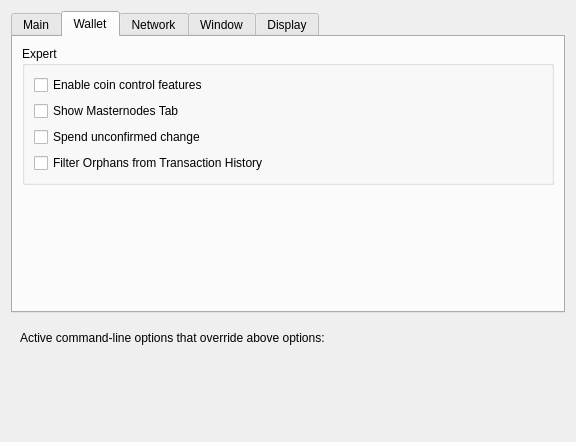
<?xml version="1.0" encoding="UTF-8"?>
<ui version="4.0">
 <class>OptionsDialog</class>
 <widget class="QDialog" name="OptionsDialog">
  <property name="geometry">
   <rect>
    <x>0</x>
    <y>0</y>
    <width>576</width>
    <height>442</height>
   </rect>
  </property>
  <property name="windowTitle">
   <string>Options</string>
  </property>
  <property name="modal">
   <bool>true</bool>
  </property>
  <layout class="QVBoxLayout" name="verticalLayout">
   <item>
    <widget class="QTabWidget" name="tabWidget">
     <property name="currentIndex">
      <number>1</number>
     </property>
     <widget class="QWidget" name="tabMain">
      <attribute name="title">
       <string>Main</string>
      </attribute>
      <layout class="QVBoxLayout" name="verticalLayout_Main">
       <item>
        <widget class="QCheckBox" name="bitcoinAtStartup">
         <property name="toolTip">
          <string>Automatically start FantasyGold after logging in to the system.</string>
         </property>
         <property name="text">
          <string>Start FantasyGold on system login</string>
         </property>
        </widget>
       </item>
       <item>
        <layout class="QHBoxLayout" name="horizontalLayout_2_Main">
         <item>
          <widget class="QLabel" name="databaseCacheLabel">
           <property name="text">
            <string>Size of database cache</string>
           </property>
           <property name="textFormat">
            <enum>Qt::PlainText</enum>
           </property>
           <property name="buddy">
            <cstring>databaseCache</cstring>
           </property>
          </widget>
         </item>
         <item>
          <widget class="QSpinBox" name="databaseCache"/>
         </item>
         <item>
          <widget class="QLabel" name="databaseCacheUnitLabel">
           <property name="text">
            <string>MB</string>
           </property>
           <property name="textFormat">
            <enum>Qt::PlainText</enum>
           </property>
          </widget>
         </item>
         <item>
          <spacer name="horizontalSpacer_2_Main">
           <property name="orientation">
            <enum>Qt::Horizontal</enum>
           </property>
           <property name="sizeHint" stdset="0">
            <size>
             <width>40</width>
             <height>20</height>
            </size>
           </property>
          </spacer>
         </item>
        </layout>
       </item>
       <item>
        <layout class="QHBoxLayout" name="horizontalLayout_3_Main">
         <item>
          <widget class="QLabel" name="threadsScriptVerifLabel">
           <property name="text">
            <string>Number of script verification threads</string>
           </property>
           <property name="textFormat">
            <enum>Qt::PlainText</enum>
           </property>
           <property name="buddy">
            <cstring>threadsScriptVerif</cstring>
           </property>
          </widget>
         </item>
         <item>
          <widget class="QSpinBox" name="threadsScriptVerif">
           <property name="toolTip">
            <string>(0 = auto, &lt;0 = leave that many cores free)</string>
           </property>
          </widget>
         </item>
         <item>
          <spacer name="horizontalSpacer_3_Main">
           <property name="orientation">
            <enum>Qt::Horizontal</enum>
           </property>
           <property name="sizeHint" stdset="0">
            <size>
             <width>40</width>
             <height>20</height>
            </size>
           </property>
          </spacer>
         </item>
        </layout>
       </item>
       <item>
        <spacer name="verticalSpacer_Main">
         <property name="orientation">
          <enum>Qt::Vertical</enum>
         </property>
         <property name="sizeHint" stdset="0">
          <size>
           <width>20</width>
           <height>40</height>
          </size>
         </property>
        </spacer>
       </item>
       <item>
        <layout class="QHBoxLayout" name="horizontalLayout_3">
         <item>
          <widget class="QLabel" name="percentage_label">
           <property name="toolTip">
            <string>Percentage of incoming FGC which get automatically converted to zFGC via Zerocoin Protocol</string>
           </property>
           <property name="text">
            <string>Percentage of autominted zFGC</string>
           </property>
          </widget>
         </item>
         <item>
          <widget class="QSpinBox" name="zeromintPercentage">
           <property name="minimum">
            <number>0</number>
           </property>
           <property name="maximum">
            <number>100</number>
           </property>
          </widget>
         </item>
        </layout>
       </item>
       <item>
        <layout class="QHBoxLayout" name="horizontalLayout" stretch="0,0">
         <property name="sizeConstraint">
          <enum>QLayout::SetFixedSize</enum>
         </property>
         <item>
          <widget class="QLabel" name="labelPreferredDenom">
           <property name="maximumSize">
            <size>
             <width>16777215</width>
             <height>16777215</height>
            </size>
           </property>
           <property name="toolTip">
            <string>Wait with automatic conversion to Zerocoin until enough FGC for this denomination is available</string>
           </property>
           <property name="text">
            <string>Preferred Automint zFGC Denomination</string>
           </property>
          </widget>
         </item>
         <item>
          <widget class="QComboBox" name="preferredDenom">
           <property name="maximumSize">
            <size>
             <width>16777215</width>
             <height>27</height>
            </size>
           </property>
           <property name="toolTip">
            <string>Wait with automatic conversion to Zerocoin until enough FGC for this denomination is available</string>
           </property>
           <property name="maxVisibleItems">
            <number>9</number>
           </property>
           <property name="maxCount">
            <number>9</number>
           </property>
          </widget>
         </item>
        </layout>
       </item>
      </layout>
     </widget>
     <widget class="QWidget" name="tabWallet">
      <attribute name="title">
       <string>Wallet</string>
      </attribute>
      <layout class="QVBoxLayout" name="verticalLayout_Wallet">
       <item>
        <widget class="QGroupBox" name="groupBox">
         <property name="title">
          <string>Expert</string>
         </property>
         <layout class="QVBoxLayout" name="verticalLayout_2">
          <item>
           <widget class="QCheckBox" name="coinControlFeatures">
            <property name="toolTip">
             <string>Whether to show coin control features or not.</string>
            </property>
            <property name="text">
             <string>Enable coin control features</string>
            </property>
           </widget>
          </item>
          <item>
           <widget class="QCheckBox" name="showMasternodesTab">
            <property name="toolTip">
             <string>Show additional tab listing all your masternodes in first sub-tab&lt;br/&gt;and all masternodes on the network in second sub-tab.</string>
            </property>
            <property name="text">
             <string>Show Masternodes Tab</string>
            </property>
           </widget>
          </item>
          <item>
           <widget class="QCheckBox" name="spendZeroConfChange">
            <property name="toolTip">
             <string>If you disable the spending of unconfirmed change, the change from a transaction&lt;br/&gt;cannot be used until that transaction has at least one confirmation.&lt;br/&gt;This also affects how your balance is computed.</string>
            </property>
            <property name="text">
             <string>Spend unconfirmed change</string>
            </property>
           </widget>
          </item>
          <item>
           <widget class="QCheckBox" name="showOrphans">
            <property name="text">
             <string>Filter Orphans from Transaction History</string>
            </property>
           </widget>
          </item>
         </layout>
        </widget>
       </item>
       <item>
        <spacer name="verticalSpacer_Wallet">
         <property name="orientation">
          <enum>Qt::Vertical</enum>
         </property>
         <property name="sizeHint" stdset="0">
          <size>
           <width>20</width>
           <height>40</height>
          </size>
         </property>
        </spacer>
       </item>
      </layout>
     </widget>
     <widget class="QWidget" name="tabNetwork">
      <attribute name="title">
       <string>Network</string>
      </attribute>
      <layout class="QVBoxLayout" name="verticalLayout_Network">
       <item>
        <widget class="QCheckBox" name="mapPortUpnp">
         <property name="toolTip">
          <string>Automatically open the FantasyGold client port on the router. This only works when your router supports UPnP and it is enabled.</string>
         </property>
         <property name="text">
          <string>Map port using UPnP</string>
         </property>
        </widget>
       </item>
       <item>
        <widget class="QCheckBox" name="allowIncoming">
         <property name="toolTip">
          <string>Accept connections from outside</string>
         </property>
         <property name="text">
          <string>Allow incoming connections</string>
         </property>
        </widget>
       </item>
       <item>
        <widget class="QCheckBox" name="connectSocks">
         <property name="toolTip">
          <string>Connect to the FantasyGold network through a SOCKS5 proxy.</string>
         </property>
         <property name="text">
          <string>Connect through SOCKS5 proxy (default proxy):</string>
         </property>
        </widget>
       </item>
       <item>
        <layout class="QHBoxLayout" name="horizontalLayout_1_Network">
         <item>
          <widget class="QLabel" name="proxyIpLabel">
           <property name="text">
            <string>Proxy IP:</string>
           </property>
           <property name="textFormat">
            <enum>Qt::PlainText</enum>
           </property>
           <property name="buddy">
            <cstring>proxyIp</cstring>
           </property>
          </widget>
         </item>
         <item>
          <widget class="QValidatedLineEdit" name="proxyIp">
           <property name="minimumSize">
            <size>
             <width>140</width>
             <height>0</height>
            </size>
           </property>
           <property name="maximumSize">
            <size>
             <width>140</width>
             <height>16777215</height>
            </size>
           </property>
           <property name="toolTip">
            <string>IP address of the proxy (e.g. IPv4: 127.0.0.1 / IPv6: ::1)</string>
           </property>
          </widget>
         </item>
         <item>
          <widget class="QLabel" name="proxyPortLabel">
           <property name="text">
            <string>Port:</string>
           </property>
           <property name="textFormat">
            <enum>Qt::PlainText</enum>
           </property>
           <property name="buddy">
            <cstring>proxyPort</cstring>
           </property>
          </widget>
         </item>
         <item>
          <widget class="QLineEdit" name="proxyPort">
           <property name="minimumSize">
            <size>
             <width>55</width>
             <height>0</height>
            </size>
           </property>
           <property name="maximumSize">
            <size>
             <width>55</width>
             <height>16777215</height>
            </size>
           </property>
           <property name="toolTip">
            <string>Port of the proxy (e.g. 9050)</string>
           </property>
          </widget>
         </item>
         <item>
          <spacer name="horizontalSpacer_1_Network">
           <property name="orientation">
            <enum>Qt::Horizontal</enum>
           </property>
           <property name="sizeHint" stdset="0">
            <size>
             <width>40</width>
             <height>20</height>
            </size>
           </property>
          </spacer>
         </item>
        </layout>
       </item>
       <item>
        <spacer name="verticalSpacer_Network">
         <property name="orientation">
          <enum>Qt::Vertical</enum>
         </property>
         <property name="sizeHint" stdset="0">
          <size>
           <width>20</width>
           <height>40</height>
          </size>
         </property>
        </spacer>
       </item>
      </layout>
     </widget>
     <widget class="QWidget" name="tabWindow">
      <attribute name="title">
       <string>Window</string>
      </attribute>
      <layout class="QVBoxLayout" name="verticalLayout_Window">
       <item>
        <widget class="QCheckBox" name="minimizeToTray">
         <property name="toolTip">
          <string>Show only a tray icon after minimizing the window.</string>
         </property>
         <property name="text">
          <string>Minimize to the tray instead of the taskbar</string>
         </property>
        </widget>
       </item>
       <item>
        <widget class="QCheckBox" name="minimizeOnClose">
         <property name="toolTip">
          <string>Minimize instead of exit the application when the window is closed. When this option is enabled, the application will be closed only after selecting Quit in the menu.</string>
         </property>
         <property name="text">
          <string>Minimize on close</string>
         </property>
        </widget>
       </item>
       <item>
        <spacer name="verticalSpacer_Window">
         <property name="orientation">
          <enum>Qt::Vertical</enum>
         </property>
         <property name="sizeHint" stdset="0">
          <size>
           <width>20</width>
           <height>40</height>
          </size>
         </property>
        </spacer>
       </item>
      </layout>
     </widget>
     <widget class="QWidget" name="tabDisplay">
      <attribute name="title">
       <string>Display</string>
      </attribute>
      <layout class="QVBoxLayout" name="verticalLayout_Display">
       <item>
        <layout class="QHBoxLayout" name="horizontalLayout_1_Display">
         <item>
          <widget class="QLabel" name="langLabel">
           <property name="text">
            <string>User Interface language:</string>
           </property>
           <property name="textFormat">
            <enum>Qt::PlainText</enum>
           </property>
           <property name="buddy">
            <cstring>lang</cstring>
           </property>
          </widget>
         </item>
         <item>
          <widget class="QValueComboBox" name="lang">
           <property name="toolTip">
            <string>The user interface language can be set here. This setting will take effect after restarting FantasyGold.</string>
           </property>
          </widget>
         </item>
        </layout>
       </item>
       <item>
        <widget class="QLabel" name="label_3">
         <property name="toolTip">
          <string notr="true"/>
         </property>
         <property name="statusTip">
          <string notr="true"/>
         </property>
         <property name="whatsThis">
          <string notr="true"/>
         </property>
         <property name="accessibleName">
          <string notr="true"/>
         </property>
         <property name="text">
          <string>Language missing or translation incomplete? Help contributing translations here:
https://www.transifex.com/fantasygold-project/fantasygold-project-translations</string>
         </property>
         <property name="wordWrap">
          <bool>true</bool>
         </property>
         <property name="openExternalLinks">
          <bool>true</bool>
         </property>
         <property name="textInteractionFlags">
          <set>Qt::TextBrowserInteraction</set>
         </property>
        </widget>
       </item>
       <item>
        <layout class="QHBoxLayout" name="horizontalLayout_4_Display" stretch="0,0">
         <item>
          <widget class="QLabel" name="themeLabel">
           <property name="text">
            <string>User Interface Theme:</string>
           </property>
          </widget>
         </item>
         <item>
          <widget class="QValueComboBox" name="theme"/>
         </item>
        </layout>
       </item>
       <item>
        <widget class="Line" name="line">
         <property name="orientation">
          <enum>Qt::Horizontal</enum>
         </property>
        </widget>
       </item>
       <item>
        <layout class="QHBoxLayout" name="horizontalLayout_2_Display">
         <item>
          <widget class="QLabel" name="unitLabel">
           <property name="text">
            <string>Unit to show amounts in:</string>
           </property>
           <property name="textFormat">
            <enum>Qt::PlainText</enum>
           </property>
           <property name="buddy">
            <cstring>unit</cstring>
           </property>
          </widget>
         </item>
         <item>
          <widget class="QValueComboBox" name="unit">
           <property name="toolTip">
            <string>Choose the default subdivision unit to show in the interface and when sending coins.</string>
           </property>
          </widget>
         </item>
        </layout>
       </item>
       <item>
        <layout class="QHBoxLayout" name="horizontalLayout_5_Display">
         <item>
          <widget class="QLabel" name="digitsLabel">
           <property name="text">
            <string>Decimal digits</string>
           </property>
          </widget>
         </item>
         <item>
          <widget class="QValueComboBox" name="digits"/>
         </item>
        </layout>
       </item>
       <item>
        <layout class="QHBoxLayout" name="horizontalLayout_3_Display">
         <item>
          <widget class="QLabel" name="thirdPartyTxUrlsLabel">
           <property name="toolTip">
            <string>Third party URLs (e.g. a block explorer) that appear in the transactions tab as context menu items. %s in the URL is replaced by transaction hash. Multiple URLs are separated by vertical bar |.</string>
           </property>
           <property name="text">
            <string>Third party transaction URLs</string>
           </property>
           <property name="buddy">
            <cstring>thirdPartyTxUrls</cstring>
           </property>
          </widget>
         </item>
         <item>
          <widget class="QLineEdit" name="thirdPartyTxUrls">
           <property name="toolTip">
            <string>Third party URLs (e.g. a block explorer) that appear in the transactions tab as context menu items. %s in the URL is replaced by transaction hash. Multiple URLs are separated by vertical bar |.</string>
           </property>
          </widget>
         </item>
        </layout>
       </item>
       <item>
        <spacer name="verticalSpacer">
         <property name="orientation">
          <enum>Qt::Vertical</enum>
         </property>
         <property name="sizeHint" stdset="0">
          <size>
           <width>20</width>
           <height>40</height>
          </size>
         </property>
        </spacer>
       </item>
      </layout>
     </widget>
    </widget>
   </item>
   <item>
    <widget class="QFrame" name="frame">
     <layout class="QVBoxLayout" name="verticalLayout_Bottom">
      <item>
       <layout class="QHBoxLayout" name="horizontalLayout_Bottom">
        <item>
         <widget class="QLabel" name="overriddenByCommandLineInfoLabel">
          <property name="text">
           <string>Active command-line options that override above options:</string>
          </property>
          <property name="textFormat">
           <enum>Qt::PlainText</enum>
          </property>
         </widget>
        </item>
        <item>
         <spacer name="horizontalSpacer_Bottom">
          <property name="orientation">
           <enum>Qt::Horizontal</enum>
          </property>
          <property name="sizeHint" stdset="0">
           <size>
            <width>40</width>
            <height>20</height>
           </size>
          </property>
         </spacer>
        </item>
       </layout>
      </item>
      <item>
       <widget class="QLabel" name="overriddenByCommandLineLabel">
        <property name="text">
         <string/>
        </property>
        <property name="textFormat">
         <enum>Qt::PlainText</enum>
        </property>
        <property name="wordWrap">
         <bool>true</bool>
        </property>
       </widget>
      </item>
     </layout>
    </widget>
   </item>
   <item>
    <layout class="QHBoxLayout" name="horizontalLayout_Buttons">
     <item>
      <widget class="QtMaterialFlatButton" name="resetButton" native="true">
       <property name="toolTip">
        <string>Reset all client options to default.</string>
       </property>
       <property name="text" stdset="0">
        <string>Reset Options</string>
       </property>
       <property name="autoDefault" stdset="0">
        <bool>false</bool>
       </property>
      </widget>
     </item>
     <item>
      <spacer name="horizontalSpacer_1">
       <property name="orientation">
        <enum>Qt::Horizontal</enum>
       </property>
       <property name="sizeHint" stdset="0">
        <size>
         <width>40</width>
         <height>48</height>
        </size>
       </property>
      </spacer>
     </item>
     <item>
      <widget class="QLabel" name="statusLabel">
       <property name="minimumSize">
        <size>
         <width>200</width>
         <height>0</height>
        </size>
       </property>
       <property name="font">
        <font>
         <weight>75</weight>
         <bold>true</bold>
        </font>
       </property>
       <property name="text">
        <string/>
       </property>
       <property name="textFormat">
        <enum>Qt::PlainText</enum>
       </property>
       <property name="wordWrap">
        <bool>true</bool>
       </property>
      </widget>
     </item>
     <item>
      <spacer name="horizontalSpacer_2">
       <property name="orientation">
        <enum>Qt::Horizontal</enum>
       </property>
       <property name="sizeHint" stdset="0">
        <size>
         <width>40</width>
         <height>48</height>
        </size>
       </property>
      </spacer>
     </item>
     <item>
      <widget class="QtMaterialFlatButton" name="okButton" native="true">
       <property name="text" stdset="0">
        <string>OK</string>
       </property>
       <property name="autoDefault" stdset="0">
        <bool>false</bool>
       </property>
       <property name="default" stdset="0">
        <bool>true</bool>
       </property>
      </widget>
     </item>
     <item>
      <widget class="QtMaterialFlatButton" name="cancelButton" native="true">
       <property name="text" stdset="0">
        <string>Cancel</string>
       </property>
       <property name="autoDefault" stdset="0">
        <bool>false</bool>
       </property>
      </widget>
     </item>
    </layout>
   </item>
  </layout>
 </widget>
 <customwidgets>
  <customwidget>
   <class>QValidatedLineEdit</class>
   <extends>QLineEdit</extends>
   <header>qvalidatedlineedit.h</header>
  </customwidget>
  <customwidget>
   <class>QtMaterialFlatButton</class>
   <extends>QWidget</extends>
   <header>qtmaterialflatbutton.h</header>
   <container>1</container>
  </customwidget>
  <customwidget>
   <class>QValueComboBox</class>
   <extends>QComboBox</extends>
   <header>qvaluecombobox.h</header>
  </customwidget>
 </customwidgets>
 <resources/>
 <connections/>
</ui>
